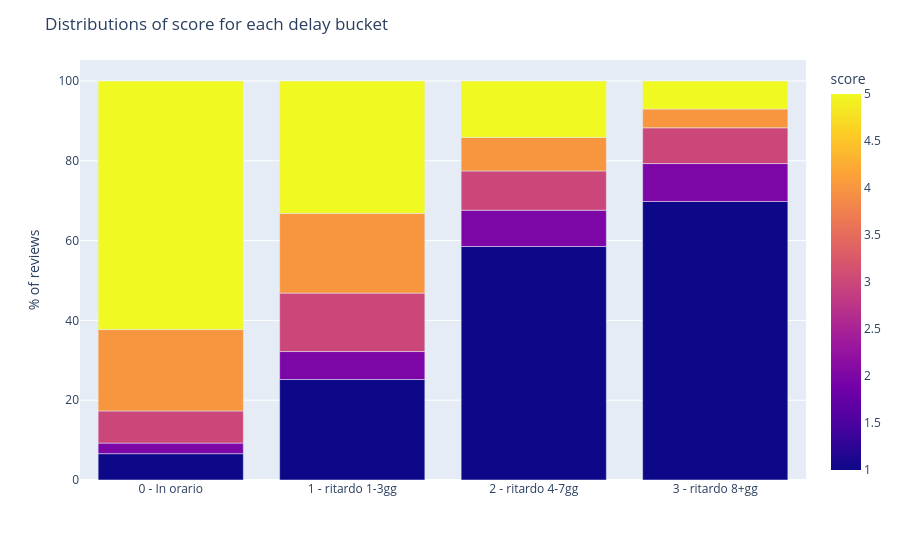

Write notebook code for a chart like this one.
### Code cell
dist = q("q03_delay_detail.sql")

fig = px.bar(dist, x="bucket", y="pct", color="score", barmode="stack")
fig.update_yaxes(title="% of reviews")
fig.update_xaxes(title=None)
fig.update_layout(title="Distributions of score for each delay bucket")
save(fig, "score_distribution_by_delay")

### Figure 1 — Plotly figure (JSON) as saved in the notebook; plotly's stock layout.template omitted (floating-point values rounded to 4 significant figures)
{"data": [{"hovertemplate": "bucket=%{x}<br>pct=%{y}<br>score=%{marker.color}<extra></extra>", "legendgroup": "", "marker": {"color": [1, 2, 3, 4, 5, 1, 2, 3, 4, 5, 1, 2, 3, 4, 5, 1, 2, 3, 4, 5], "coloraxis": "coloraxis", "pattern": {"shape": ""}}, "name": "", "orientation": "v", "showlegend": false, "textposition": "auto", "type": "bar", "x": ["0 - In orario", "0 - In orario", "0 - In orario", "0 - In orario", "0 - In orario", "1 - ritardo 1-3gg", "1 - ritardo 1-3gg", "1 - ritardo 1-3gg", "1 - ritardo 1-3gg", "1 - ritardo 1-3gg", "2 - ritardo 4-7gg", "2 - ritardo 4-7gg", "2 - ritardo 4-7gg", "2 - ritardo 4-7gg", "2 - ritardo 4-7gg", "3 - ritardo 8+gg", "3 - ritardo 8+gg", "3 - ritardo 8+gg", "3 - ritardo 8+gg", "3 - ritardo 8+gg"], "xaxis": "x", "y": [6.6, 2.65, 8.06, 20.4, 62.29, 25.18, 7.02, 14.64, 19.99, 33.17, 58.52, 9.1, 9.84, 8.41, 14.13, 69.81, 9.5, 8.96, 4.71, 7.02], "yaxis": "y"}], "layout": {"barmode": "stack", "coloraxis": {"colorbar": {"title": {"text": "score"}}, "colorscale": [[0, "#0d0887"], [0.1111, "#46039f"], [0.2222, "#7201a8"], [0.3333, "#9c179e"], [0.4444, "#bd3786"], [0.5556, "#d8576b"], [0.6667, "#ed7953"], [0.7778, "#fb9f3a"], [0.8889, "#fdca26"], [1, "#f0f921"]]}, "legend": {"tracegroupgap": 0}, "margin": {"t": 60}, "title": {"text": "Distributions of score for each delay bucket"}, "xaxis": {"anchor": "y", "domain": [0, 1], "title": {}}, "yaxis": {"anchor": "x", "domain": [0, 1], "title": {"text": "% of reviews"}}}}
